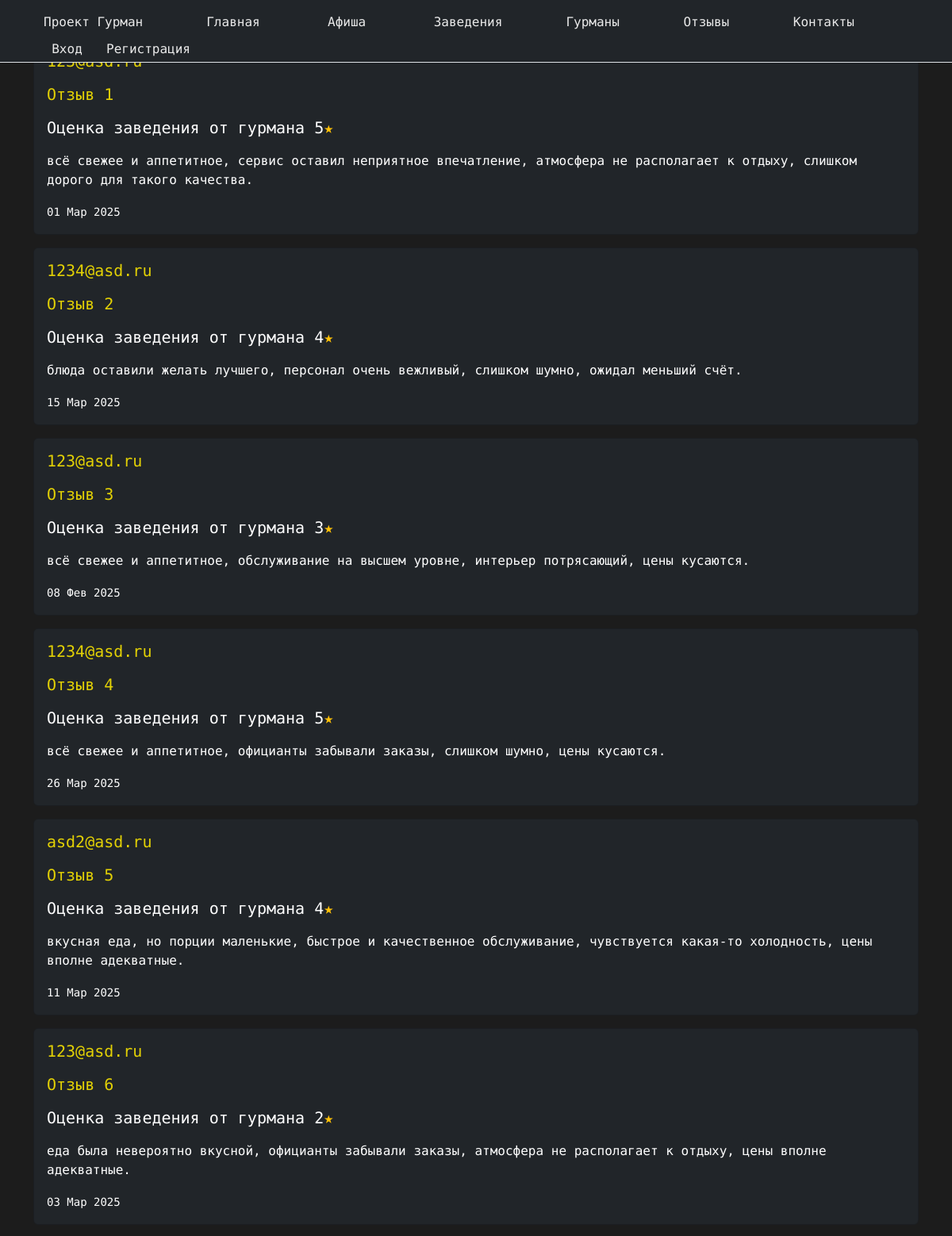
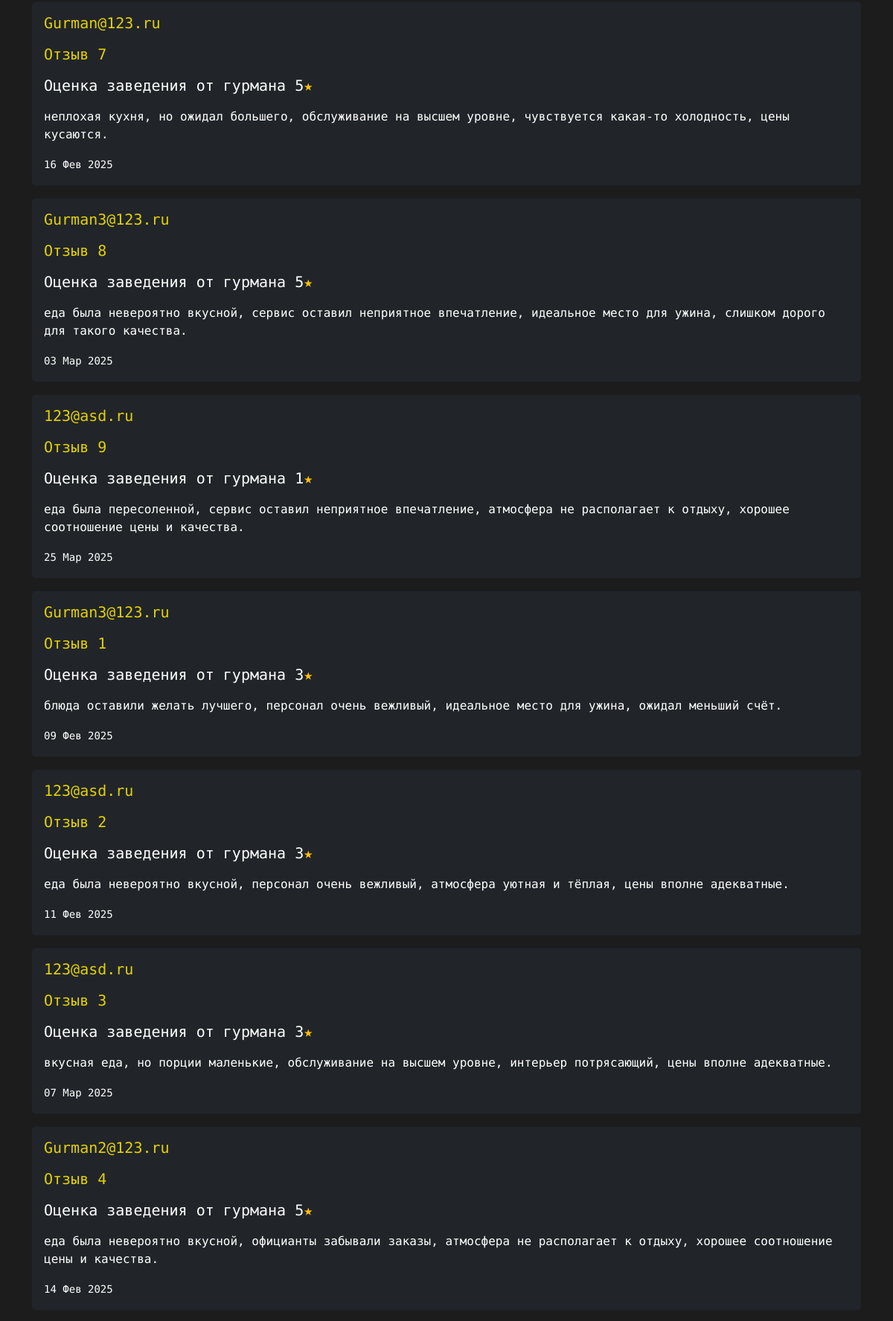
The app's page /place/gvadelupa/reviews/ (upper part) with its own data (2 pictures, top to bottom).
### landing/models.py (models this page shows, shortened)
class Review(models.Model):
    name = models.CharField(max_length=50)
    review_date = models.DateTimeField(auto_now_add=True)
    description = models.TextField()
    gourmand_rating = models.IntegerField(null=True, blank=True, default=None)
    positive_rating = models.IntegerField(default=0)
    negative_rating = models.IntegerField(default=0)
    gourmand = models.ForeignKey(
        settings.AUTH_USER_MODEL,
        on_delete=models.DO_NOTHING,
        related_name='reviews'
    )
    place = models.ForeignKey('Place', on_delete=models.CASCADE, related_name='reviews')
    slug = models.SlugField(max_length=100, blank=True, unique=True, verbose_name="Слаг")

class User(AbstractBaseUser, PermissionsMixin):
    ROLE_CHOICES = (
        ("gourmand", "Гурман"),
        ("owner", "Владелец заведения"),
    )
    email = models.EmailField(unique=True)
    first_name = models.CharField(max_length=30, blank=True)
    last_name = models.CharField(max_length=30, blank=True)
    role = models.CharField(max_length=10, choices=ROLE_CHOICES, default="gourmand", db_index=True)  # Индекс на role
    is_active = models.BooleanField(default=True)
    is_staff = models.BooleanField(default=False)
    slug = models.SlugField(max_length=100, blank=True, unique=True, verbose_name="Слаг")
    date_joined = models.DateTimeField(auto_now_add=True, db_index=True)  # Индекс на date_joined
    objects = UserManager()
    USERNAME_FIELD = "email"
    REQUIRED_FIELDS = ["first_name", "last_name"]
    def __str__(self):
        return self.email

### landing/views.py (the view)
# urls.py: path('place/<slug:slug>/reviews/', views.place_reviews, name='place_reviews'),
def place_reviews(request, slug):
  place_obj = get_object_or_404(Place, slug=slug)
  reviews = Review.objects.filter(place=place_obj)
  context = {
    'place': place_obj,
    'reviews': reviews,
  }
  return render(request, 'places/place_reviews.html', context={'place': place_obj, 'reviews': reviews})

### templates/places/place_reviews.html (shortened to what this page needs)
{% extends 'landing/base.html' %}
{% load static %}
{% block content %}
<div class="container my-4 my-md-5">
  {% if reviews %}
    {% for review in reviews %}
      <div class="card bg-dark text-white mb-3">
        <div class="card-body">
          <h5 class="card-title"><a class="link_yellow" href="{% url 'gourmand' review.gourmand_id %}">{{ review.gourmand }}</a>
          </h5>
            <h5 class="card-title"><a class="link_yellow" href="{% url 'review' review.id %}">{{ review.name }}</a>
            <h5 class="card-title">Оценка заведения от гурмана {{ review.gourmand_rating }}<span class="text-warning">★</span>
          </h5>
          <p class="card-text">{{ review.description }}</p>
          <p class="card-text">
            <small>{{ review.review_date|date:"d M Y" }}</small>
          </p>
        </div>
      </div>
    {% endfor %}
  {% else %}
    <div class="alert alert-info" role="alert">
      Отзывов пока нет.
    </div>
  {% endif %}
</div>
{% endblock %}

### landing/static/css/style.css (style rules this page uses)
body { background-color: #1c1c1c; color: white; font-family: 'LXGW WenKai Mono TC', 'Arial', sans-serif; min-height: 100vh; display: flex; flex-direction: column; }
a { color: #1f1f1f; text-decoration: none !important; outline: none !important; transition: all 0.3s ease-in-out; }
h1, h2, h3, h4, h5, h6 { letter-spacing: 0; font-weight: normal; position: relative; padding: 0 0 10px 0; line-height: normal; color: #111111; margin: 0; }
h5 { font-size: 20px; }
.link_yellow { color: #e3d105; }
.card-body { padding-top: 1rem!important; padding-right: 1rem!important; }

### records on screen
Review: name "Отзыв 1", gourmand_rating "5", description "всё свежее и аппетитное, сервис оставил неприятное впечатление, атмосфера не располагает к отдыху, слишком дорого для такого качества.", review_date "01 Мар 2025"
Review: gourmand "1234@asd.ru", name "Отзыв 2", gourmand_rating "4", description "блюда оставили желать лучшего, персонал очень вежливый, слишком шумно, ожидал меньший счёт.", review_date "15 Мар 2025"
Review: gourmand "123@asd.ru", name "Отзыв 3", gourmand_rating "3", description "всё свежее и аппетитное, обслуживание на высшем уровне, интерьер потрясающий, цены кусаются.", review_date "08 Фев 2025"
Review: gourmand "1234@asd.ru", name "Отзыв 4", gourmand_rating "5", description "всё свежее и аппетитное, официанты забывали заказы, слишком шумно, цены кусаются.", review_date "26 Мар 2025"
Review: gourmand "asd2@asd.ru", name "Отзыв 5", gourmand_rating "4", description "вкусная еда, но порции маленькие, быстрое и качественное обслуживание, чувствуется какая-то холодность, цены вполне адекватные.", review_date "11 Мар 2025"
Review: gourmand "123@asd.ru", name "Отзыв 6", gourmand_rating "2", description "еда была невероятно вкусной, официанты забывали заказы, атмосфера не располагает к отдыху, цены вполне адекватные.", review_date "03 Мар 2025"
Review: gourmand "Gurman@123.ru", name "Отзыв 7", gourmand_rating "5", description "неплохая кухня, но ожидал большего, обслуживание на высшем уровне, чувствуется какая-то холодность, цены кусаются.", review_date "16 Фев 2025"
Review: gourmand "Gurman3@123.ru", name "Отзыв 8", gourmand_rating "5", description "еда была невероятно вкусной, сервис оставил неприятное впечатление, идеальное место для ужина, слишком дорого для такого качества.", review_date "03 Мар 2025"
Review: gourmand "123@asd.ru", name "Отзыв 9", gourmand_rating "1", description "еда была пересоленной, сервис оставил неприятное впечатление, атмосфера не располагает к отдыху, хорошее соотношение цены и качества.", review_date "25 Мар 2025"
Review: gourmand "Gurman3@123.ru", name "Отзыв 1", gourmand_rating "3", description "блюда оставили желать лучшего, персонал очень вежливый, идеальное место для ужина, ожидал меньший счёт.", review_date "09 Фев 2025"
Review: gourmand "123@asd.ru", name "Отзыв 2", gourmand_rating "3", description "еда была невероятно вкусной, персонал очень вежливый, атмосфера уютная и тёплая, цены вполне адекватные.", review_date "11 Фев 2025"
Review: gourmand "123@asd.ru", name "Отзыв 3", gourmand_rating "3", description "вкусная еда, но порции маленькие, обслуживание на высшем уровне, интерьер потрясающий, цены вполне адекватные.", review_date "07 Мар 2025"
Review: gourmand "Gurman2@123.ru", name "Отзыв 4", gourmand_rating "5", description "еда была невероятно вкусной, официанты забывали заказы, атмосфера не располагает к отдыху, хорошее соотношение цены и качества.", review_date "14 Фев 2025"
